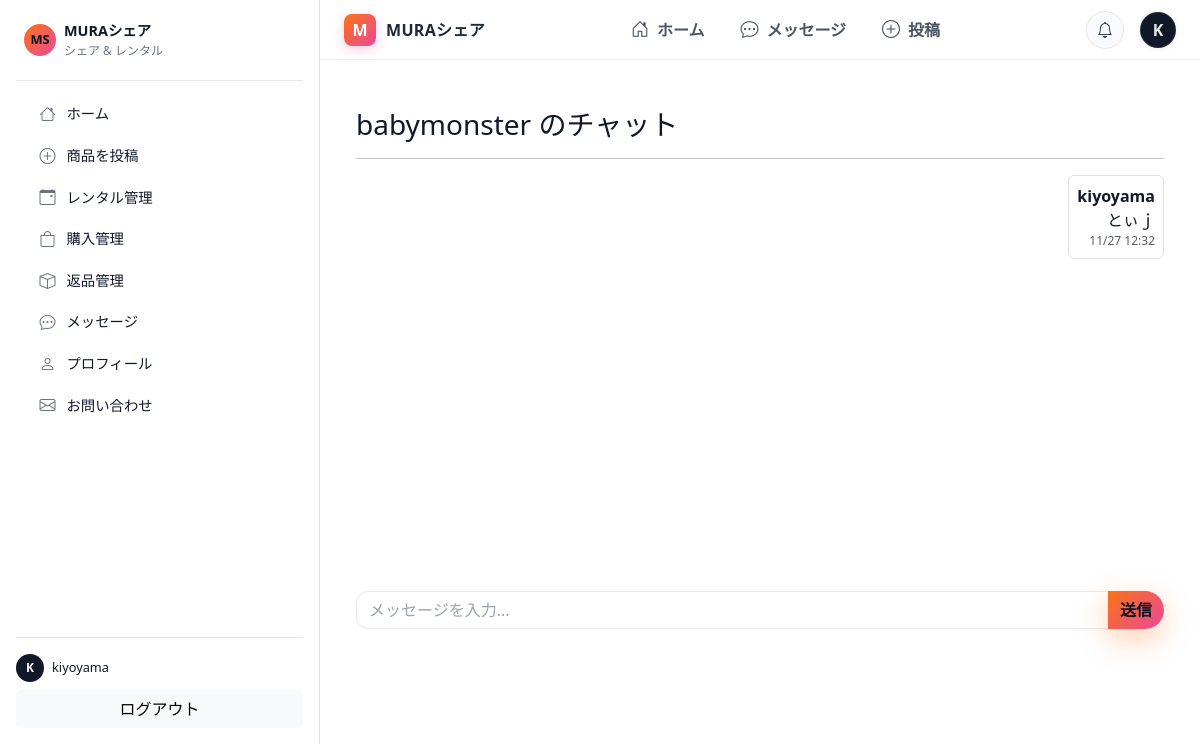
Screenshot of /chat/2/ (signed in) with the database file from the repository.
### chat/models.py (models this page shows)
class ChatRoom(models.Model):
    product = models.ForeignKey("marketplace.Product", on_delete=models.CASCADE, related_name="chat_rooms")
    user1   = models.ForeignKey(User, on_delete=models.CASCADE, related_name="chatrooms_as_user1")
    user2   = models.ForeignKey(User, on_delete=models.CASCADE, related_name="chatrooms_as_user2")
    created_at = models.DateTimeField(auto_now_add=True)

class ChatMessage(models.Model):
    room  = models.ForeignKey(ChatRoom, on_delete=models.CASCADE, related_name="messages")
    user  = models.ForeignKey(User, on_delete=models.CASCADE)
    body  = models.TextField()
    is_read = models.BooleanField(default=False)
    created_at = models.DateTimeField(auto_now_add=True)

### marketplace/models.py (models this page shows, shortened)
class Product(models.Model):
    class Status(models.IntegerChoices):
        DRAFT    = 0, "下書き"
        LISTED   = 1, "出品中"
        RENTED   = 2, "貸出中"
        SOLD     = 3, "販売済"
        ARCHIVED = 9, "アーカイブ"
    class Availability(models.TextChoices):
        RENTAL_ONLY   = "レンタルのみ", "レンタルのみ"
        SALE_ONLY     = "販売のみ", "販売のみ"
        BOTH          = "レンタル・販売両方", "レンタル・販売両方"
    owner = models.ForeignKey(User, on_delete=models.CASCADE, related_name="products")
    title = models.CharField(max_length=120)
    description = models.TextField(blank=True)
    category = models.CharField(max_length=60)
    availability_type = models.CharField(
        max_length=20,
        choices=Availability.choices,
        default=Availability.BOTH,
    )
    price_per_day = models.PositiveIntegerField(null=True, blank=True)  # レンタル1日あたり
    price_buy = models.PositiveIntegerField(null=True, blank=True)      # 販売価格
    min_rental_days = models.PositiveIntegerField(default=1)
    max_rental_days = models.PositiveIntegerField(default=30)
    stock_quantity = models.PositiveIntegerField(default=1)
    available_quantity = models.PositiveIntegerField(default=1)
    condition = models.CharField(max_length=30, blank=True)
    owner_notes = models.TextField(blank=True)
    status = models.IntegerField(choices=Status.choices, default=Status.LISTED)
    created_at = models.DateTimeField(auto_now_add=True)

### chat/views.py (the view, shortened to what this page needs)
# urls.py: path("<int:room_id>/", ChatDetailView.as_view(), name="chat_detail"),
class ChatDetailView(LoginRequiredMixin, View):
    def get(self, request, room_id):
        room = get_object_or_404(ChatRoom, id=room_id)
        messages = room.messages.order_by("created_at")
        room.messages.filter(is_read=False).exclude(user=request.user).update(is_read=True)
        return render(request, "frontend/messages/messages_detail.html", {
            "room": room,
            "messages": messages
        })

### templates/frontend/messages/messages_detail.html (shortened to what this page needs)
{% extends "base.html" %}
{% block content %}
<div class="container py-4">
    <h3>{{ room.product.title }} のチャット</h3>
    <hr>
    <div class="messages-box mb-3" style="height: 400px; overflow-y: scroll;">
    {% for msg in messages %}
        <div class="mb-2 {% if msg.user.id == request.user.id %}text-end{% endif %}">
            <div class="p-2 d-inline-block border rounded">
                <strong>{{ msg.user.username }}</strong><br>
                {{ msg.body }}
            <div class="text-muted" style="font-size: 12px;">
                {{ msg.created_at|date:"n/j H:i" }}
            </div>
        </div>
    </div>
    {% endfor %}
    </div>
    <form method="POST" action="{% url 'chat:send_message' room.id %}">
        <div class="input-group">
            <input type="text" name="body" class="form-control" placeholder="メッセージを入力..." required>
            <button class="btn btn-primary">送信</button>
        </div>
    </form>
</div>
{% endblock %}

### templates/_partials/sidebar.html (shortened to what this page needs)
<nav class="sidebar-nav d-flex flex-column h-100">
  <div class="d-flex align-items-center mb-3 sidebar-nav-header">
    <div class="sidebar-logo me-2 d-flex align-items-center justify-content-center">
      MS
    </div>
    <div class="flex-grow-1">
      <div class="sidebar-title">MURAシェア</div>
      <div class="sidebar-subtitle">シェア & レンタル</div>
    </div>
  </div>
  <div class="sidebar-divider mb-2"></div>
  <div class="sidebar-group mb-2">
    <a href="{% url 'frontend:products' %}"
       class="sidebar-link {% if request.resolver_match.url_name == 'products' %}is-active{% endif %}">
      <span class="sidebar-icon bi bi-house"></span>
      <span class="sidebar-text">ホーム</span>
    </a>
    <a href="{% url 'frontend:product_new' %}"
       class="sidebar-link {% if request.resolver_match.url_name == 'product_new' %}is-active{% endif %}">
      <span class="sidebar-icon bi bi-plus-circle"></span>
      <span class="sidebar-text">商品を投稿</span>
    </a>
    <a
      href="{% url 'frontend:rental_manage' %}"
      class="sidebar-link {% if request.resolver_match.url_name == 'rentals' %}is-active{% endif %}"
    >
      <span class="sidebar-icon bi bi-calendar-event"></span>
      <span class="sidebar-text">レンタル管理</span>
    </a>
    <a href="{% url 'frontend:purchases' %}"
       class="sidebar-link {% if request.resolver_match.url_name == 'purchases' %}is-active{% endif %}">
      <span class="sidebar-icon bi bi-bag"></span>
      <span class="sidebar-text">購入管理</span>
    </a>
    <a href="{% url 'frontend:returns' %}"
       class="sidebar-link {% if request.resolver_match.url_name == 'returns' %}is-active{% endif %}">
      <span class="sidebar-icon bi bi-box"></span>
      <span class="sidebar-text">返品管理</span>
    </a>
    <a href="{% url 'frontend:messages' %}"
       class="sidebar-link {% if request.resolver_match.url_name == 'messages' %}is-active{% endif %}">
      <span class="sidebar-icon bi bi-chat-dots"></span>
      <span class="sidebar-text">メッセージ</span>
    </a>
    <a href="{% url 'frontend:profile' %}"
       class="sidebar-link {% if request.resolver_match.url_name == 'profile' %}is-active{% endif %}">
      <span class="sidebar-icon bi bi-person"></span>
      <span class="sidebar-text">プロフィール</span>
    </a>
    <a
      href="{% url 'frontend:contact' %}"
      class="sidebar-link {% if request.resolver_match.url_name == 'contact' %}is-active{% endif %}"
    >
      <span class="sidebar-icon bi bi-envelope"></span>
      <span class="sidebar-text">お問い合わせ</span>
    </a>
  </div>
  <div class="mt-auto pt-3 sidebar-footer small">
    {% if request.user.is_authenticated %}
      <div class="d-flex align-items-center mb-2">
        <div class="sidebar-avatar me-2">
          {{ request.user.username|first|upper }}
        </div>
        <div class="flex-grow-1">
          <div class="sidebar-user-name">{{ request.user.username }}</div>
        </div>
      </div>
      <div class="d-grid gap-2">
        <form method="post" action="{% url 'frontend:logout' %}">
          <button type="submit" class="btn btn-light w-100">ログアウト</button>
        </form>
      </div>
    {% else %}
      <div class="text-muted">ログインしていません</div>
    {% endif %}
  </div>
</nav>

### templates/_partials/header.html
<nav class="ms-header bg-white sticky-top">
  <div class="ms-header-inner">
    <a class="ms-brand d-flex align-items-center text-decoration-none"
       href="{% url 'frontend:products' %}">
      <span class="ms-brand-badge">M</span>
      <span class="ms-brand-text">MURAシェア</span>
    </a>
    <ul class="ms-nav list-unstyled d-none d-md-flex align-items-center mb-0">
      <li>
        <a href="{% url 'frontend:products' %}"
           class="ms-nav-link {% if request.resolver_match.url_name == 'products' %}is-active{% endif %}">
          <i class="bi bi-house-door"></i><span>ホーム</span>
        </a>
      </li>
      <li>
        <a href="{% url 'frontend:messages' %}"
           class="ms-nav-link {% if request.resolver_match.url_name == 'messages' %}is-active{% endif %}">
          <i class="bi bi-chat-dots"></i><span>メッセージ</span>
        </a>
      </li>
      <li>
        <a href="{% url 'frontend:product_new' %}"
           class="ms-nav-link {% if request.resolver_match.url_name == 'product_new' %}is-active{% endif %}">
          <i class="bi bi-plus-circle"></i><span>投稿</span>
        </a>
      </li>
    </ul>
    <div class="ms-header-right d-flex align-items-center gap-3">
      <a href="#" class="ms-icon-btn" aria-label="通知">
        <i class="bi bi-bell"></i>
      </a>
      {% if request.user.is_authenticated %}
        <div class="ms-avatar" title="{{ request.user.username }}">
          {{ request.user.username|first|default:"U"|upper }}
        </div>
      {% else %}
        <a class="btn btn-sm btn-outline-secondary" href="{% url 'frontend:login' %}">
          ログイン
        </a>
      {% endif %}
    </div>
  </div>
</nav>

### static/css/app.css (style rules this page uses)
:root { --background: 0 0% 100%; --foreground: 0 0% 3.9%; --card: 0 0% 100%; --card-foreground: 0 0% 3.9%; --popover: 0 0% 100%; --popover-foreground: 0 0% 3.9%; --primary: 0 0% 9%; --primary-foreground: 0 0% 98%; --secondary: 0 0% 96.1%; --secondary-foreground: 0 0% 9%; --muted: 0 0% 96.1%; --muted-foreground: 0 0% 45.1%; --accent: 0 0% 96.1%; --accent-foreground: 0 0% 9%; --destructive: 0 84.2% 60.2%; --destructive-foreground: 0 0% 98%; --border: 0 0% 89.8%; --input: 0 0% 89.8%; --ring: 0 0% 3.9%; --chart-1: 12 76% 61%; --chart-2: 173 58% 39%; --chart-3: 197 37% 24%; --chart-4: 43 74% 66%; --chart-5: 27 87% 67%; --radius: 0.5rem; --sidebar-background: 240 5.9% 10%; --sidebar-foreground: 240 4.8% 95.9%; --sidebar-primary: 224.3 76.3% 48%; --sidebar-primary-foreground: 0 0% 100%; --sidebar-accent: 240 3.7% 15.9%; --sidebar-accent-foreground: 240 4.8% 95.9%; --sidebar-border: 240 3.7% 15.9%; --sidebar-ring: 217.2 91.2% 59.8%; }
body { margin: 0; font-family: system-ui, -apple-system, BlinkMacSystemFont, "Segoe UI", sans-serif; background: #ffffff; color: hsl(var(--foreground)); min-height: 100vh; }
.sidebar-nav { font-size: 0.9rem; height: 100%; }
.sidebar-nav-header { padding: 0.25rem 0.5rem; }
.sidebar-logo { width: 32px; height: 32px; border-radius: 999px; background: linear-gradient(135deg, #f97316, #ec4899); color: #0b1120; font-weight: 700; font-size: 0.8rem; }
.sidebar-title { font-size: 0.9rem; font-weight: 600; color: #111827; }
.sidebar-subtitle { font-size: 0.75rem; color: #6b7280; }
.sidebar-divider { border-bottom: 1px solid #e5e7eb; margin-bottom: 0.5rem; }
.sidebar-group { padding: 0.25rem 0; }
.sidebar-link { display: flex; align-items: center; gap: 0.5rem; padding: 0.4rem 0.75rem; margin: 0.1rem 0.4rem; border-radius: 0.6rem; color: #111827; text-decoration: none; transition: background-color 0.15s ease, color 0.15s ease, transform 0.1s ease; }
.sidebar-icon { font-size: 1rem; width: 1.25rem; text-align: center; color: #6b7280; }
.sidebar-text { white-space: nowrap; overflow: hidden; text-overflow: ellipsis; }
.sidebar-footer { border-top: 1px solid #e5e7eb; margin-top: 0.5rem; }
.sidebar-avatar { width: 28px; height: 28px; border-radius: 999px; background: #111827; color: #f9fafb; display: flex; align-items: center; justify-content: center; font-size: 0.75rem; font-weight: 600; }
.sidebar-user-name { font-size: 0.8rem; color: #111827; }
.btn-primary { border-radius: 999px; border: none; background: linear-gradient(135deg, #f97316, #ec4899); color: #0b1120; font-weight: 600; box-shadow: 0 10px 30px rgba(249, 115, 22, 0.35); }
.form-control { border-radius: 0.75rem; border-color: rgba(148, 163, 184, 0.4); background-color: rgba(15, 23, 42, 0.8); color: #e5e7eb; }
.form-control, .form-select { background-color: #ffffff !important; color: #111827 !important; border-color: #e5e7eb !important; }
.form-control::placeholder { color: #9ca3af !important; }
.ms-header { border-bottom: 1px solid #eee; z-index: 1020; }
.ms-header-inner { max-width: 1200px; margin: 0 auto; width: 100%; padding: 8px 24px; display: grid; grid-template-columns: auto 1fr auto; align-items: center; column-gap: 32px; }
.ms-brand-badge { width: 32px; height: 32px; border-radius: 8px; display: inline-flex; align-items: center; justify-content: center; color: #fff; font-weight: 700; margin-right: 10px; background: linear-gradient(135deg, #f97316, #ec4899); box-shadow: 0 4px 12px rgba(236,72,153,.25); }
.ms-brand-text { font-weight: 700; letter-spacing: .02em; color: #1f2937; }
.ms-nav { display: flex; justify-content: center; gap: 28px; }
.ms-nav-link { display: inline-flex; align-items: center; gap: 8px; padding: 8px 4px; color: #4b5563; text-decoration: none; font-weight: 600; }
.ms-nav-link i { font-size: 18px; }
.ms-header-right { justify-content: flex-end; }
.ms-icon-btn { width: 38px; height: 38px; border-radius: 50%; display: inline-flex; align-items: center; justify-content: center; color: #384152; background: #f8fafc; border: 1px solid #e5e7eb; text-decoration: none; }
.ms-avatar { width: 36px; height: 36px; border-radius: 50%; display: inline-flex; align-items: center; justify-content: center; color: #e6e6e6; background: radial-gradient(120px 120px at 30% 30%,#111827 0,#0f172a 70%); box-shadow: inset 0 0 0 1px rgba(255,255,255,.08), 0 1px 6px rgba(0,0,0,.08); font-weight: 700; text-transform: uppercase; }
.sidebar-link { padding: 0.5rem 0.9rem; }
.sidebar-icon { width: 1.35rem; }

### rows the page displays
ChatRoom: product "babymonster"
ChatMessage: user.username "kiyoyama", body "とぃｊ", created_at "11/27 12:32"

### other values shown
{{ request.user.username|first|upper }} "K"
{{ request.user.username }} "kiyoyama"
{{ request.user.username|first|default:"U"|upper }} "K"
